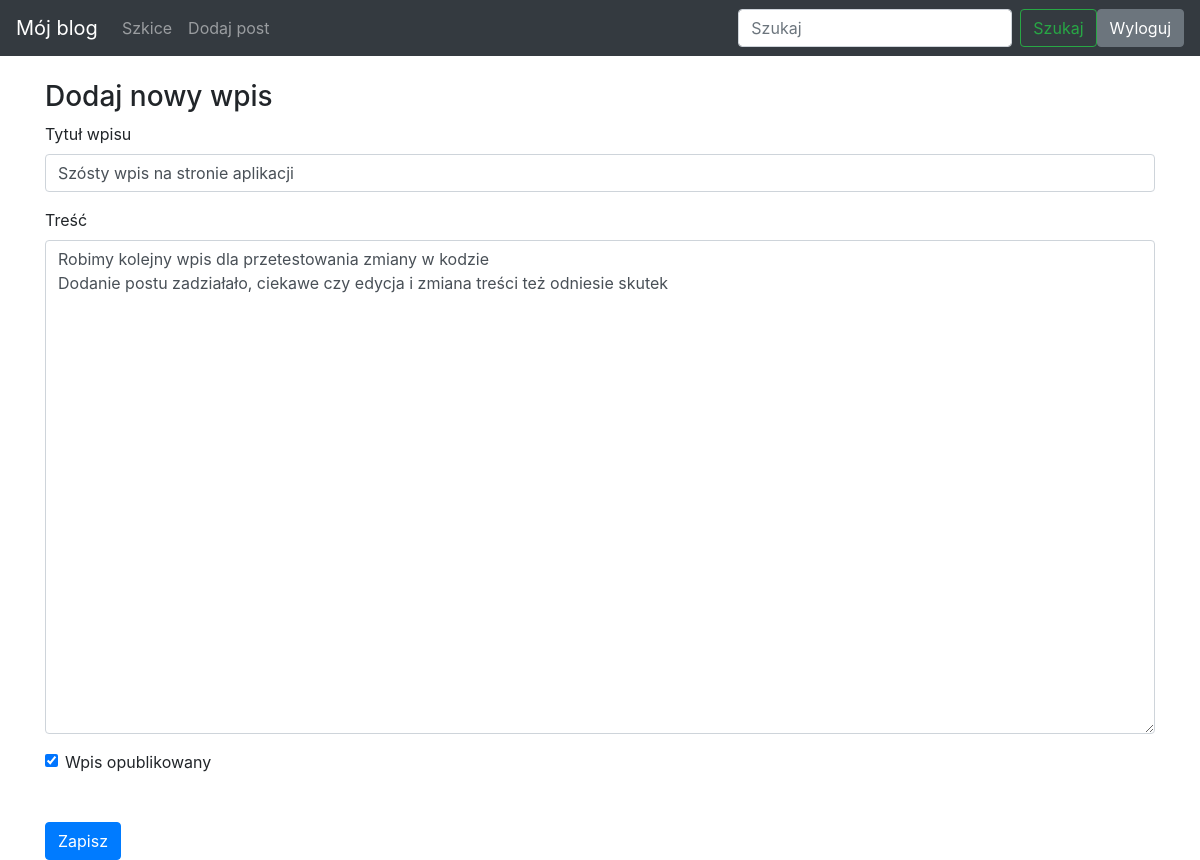
The app's page /edit-post/12 (signed in) with its own data.
### blog/models.py (models this page shows)
class Entry(db.Model):
   id = db.Column(db.Integer, primary_key=True)
   title = db.Column(db.String(80), nullable=False)
   body = db.Column(db.Text, nullable=False)
   pub_date = db.Column(db.DateTime, nullable=False,
       default=datetime.datetime.utcnow)
   is_published = db.Column(db.Boolean, default=False)

### blog/routes.py (the view)
@app.route("/edit-post/<int:entry_id>", methods=["GET", "POST"])
@login_required
def edit_entry(entry_id):
    entry = Entry.query.filter_by(id=entry_id).first_or_404()
    form = EntryForm(obj=entry)
    errors = None
    if request.method == 'POST':
        create_or_edit_entry(form, entry=entry)
        return redirect(url_for('index'))
    else:
        errors = form.errors
    return render_template("entry_form.html", form=form, errors=errors)

### blog/forms.py
class EntryForm(FlaskForm):
   title = StringField('Title', validators=[DataRequired()])
   body = TextAreaField('Content', validators=[DataRequired()])
   is_published = BooleanField('Is Published?')

### blog/routes.py (called while the page is built)
def login_required(view_func):
   @functools.wraps(view_func)
   def check_permissions(*args, **kwargs):
       if session.get('logged_in'):
           return view_func(*args, **kwargs)
       return redirect(url_for('login', next=request.path))
   return check_permissions

### blog/templates/entry_form.html (shortened to what this page needs)
{% extends "base.html" %} {% block content %}
<h3>
    Dodaj nowy wpis
</h3>
<form action="" method="POST">
    <div class="form-group">
        <label for="title">Tytuł wpisu</label> {{ form.title(class_="form-control") }}
    </div>
    <div class="form-group">
        <label for="body">Treść</label> {{ form.body(class_="form-control", cols="100", rows="20") }}
    </div>
    <div class="form-check">
        {{ form.is_published(class_="form-check-input") }}
        <label class="form-check-label" for="is_published">Wpis opublikowany</label>
    </div>
    <button type="submit" class="btn btn-primary mt-5">Zapisz</button>
</form>
{% endblock %}

### blog/templates/base.html (style rules this page uses)
body { padding-top: 5rem; }

### records on screen
Entry: title "Szósty wpis na stronie aplikacji", body "Robimy kolejny wpis dla przetestowania zmiany w kodzie Dodanie postu zadziałało, ciekawe czy edycja i zmiana treści też odniesie skutek", is_published "☑"
